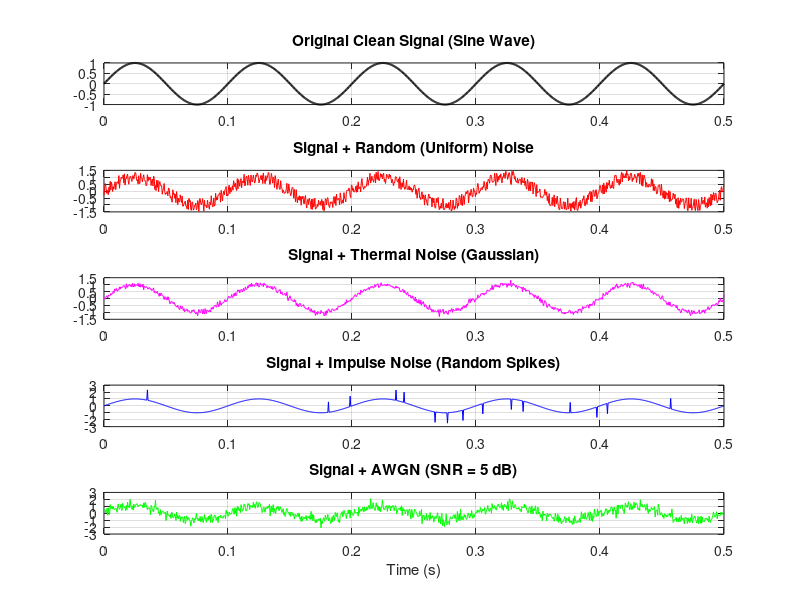

This chart was generated by the following MATLAB code:
clc;
clear;
close all;

% Signal Parameters
fs = 2000;                    % Sampling frequency
t = 0:1/fs:0.5;               % Time vector (0.5 seconds)
f_sig = 10;                   % Signal frequency (10 Hz)
signal = sin(2*pi*f_sig*t);   % Original clean sine wave
N = length(t);

%% 1. Random Noise (Uniform)
% Distributed between -0.5 and 0.5
noise_random = 0.5 * (2 * rand(1, N) - 1);
sig_random = signal + noise_random;

%% 2. Thermal Noise (Gaussian, low power)
thermal_std = 0.1;
noise_thermal = thermal_std * randn(1, N);
sig_thermal = signal + noise_thermal;

%% 3. Impulse Noise (Fixed)
% Random spikes with positive and negative values
noise_impulse = zeros(1, N);
spike_locations = randperm(N, 15);       % 15 random spike positions
noise_impulse(spike_locations) = 1.5 * sign(randn(1, 15));
sig_impulse = signal + noise_impulse;

%% 4. AWGN (Additive White Gaussian Noise)
snr_db = 5;                              % Low SNR for clear effect
sig_awgn = awgn(signal, snr_db, 'measured');

%% Visualization
figure('Name', 'Effect of Noise on Signal');

% Original Signal
subplot(5,1,1);
plot(t, signal, 'k', 'LineWidth', 1.5);
title('Original Clean Signal (Sine Wave)');
grid on;

% Random Noise Effect
subplot(5,1,2);
plot(t, sig_random,'r');
title('Signal + Random (Uniform) Noise');
grid on;

% Thermal Noise Effect
subplot(5,1,3);
plot(t, sig_thermal,'m');
title('Signal + Thermal Noise (Gaussian)');
grid on;

% Impulse Noise Effect
subplot(5,1,4);
plot(t, sig_impulse,'b');
title('Signal + Impulse Noise (Random Spikes)');
grid on;

% AWGN Effect
subplot(5,1,5);
plot(t, sig_awgn,'g');
title(['Signal + AWGN (SNR = ', num2str(snr_db), ' dB)']);
grid on;
xlabel('Time (s)');
